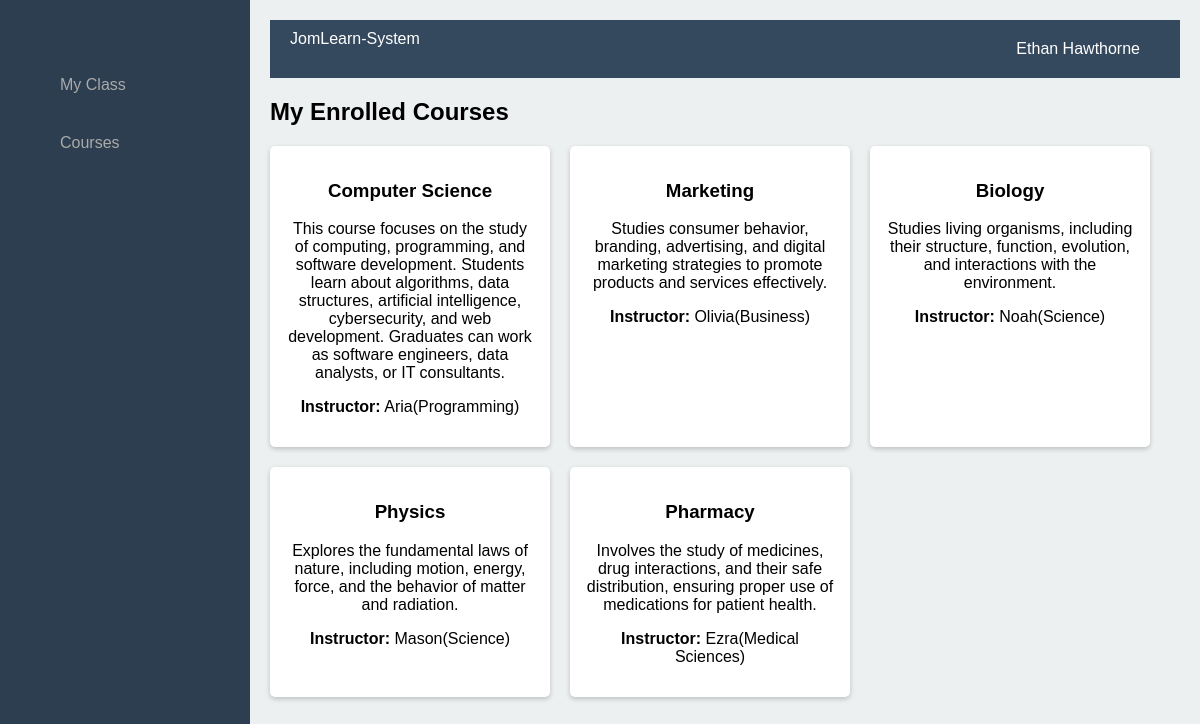
Page /myclass_student.php (signed in) on the committed database.
### tables this page shows
CREATE TABLE `courses` (
  `id` int(11) NOT NULL,
  `title` varchar(255) NOT NULL,
  `description` text NOT NULL,
  `teacher_id` int(11) NOT NULL
);

CREATE TABLE `teachers` (
  `id` int(11) NOT NULL,
  `department` varchar(255) NOT NULL,
  `name` varchar(255) NOT NULL,
  `email` varchar(255) NOT NULL,
  `password` varchar(255) NOT NULL,
  `created_at` timestamp NOT NULL DEFAULT current_timestamp()
);

### myclass_student.php (the view, shortened to what this page needs)
<?php
$servername = "localhost";
$username = "root";
$password = "";
$dbname = "assignment3";
$conn = new mysqli($servername, $username, $password, $dbname);
$student_id = $_SESSION['student_id'];
$sql = "SELECT c.id, c.title, c.description,
               t.name AS teacher_name
        FROM courses c
        JOIN student_classes sc ON c.id = sc.class_id
        JOIN teachers t ON c.teacher_id = t.id
        WHERE sc.student_id = ?";
$stmt = $conn->prepare($sql);
$stmt->bind_param("i", $student_id);
$stmt->execute();
$result = $stmt->get_result();
$course_cards = "";
if ($result->num_rows > 0) {
    while ($row = $result->fetch_assoc()) {
        $course_cards .= "
        <div class='course-card' onclick=\"window.location.href='course_details_students.php?course_id={$row['id']}'\">
            <h3>{$row['title']}</h3>
            <p>{$row['description']}</p>
            <p><strong>Instructor:</strong> {$row['teacher_name']}</p>
        </div>";
    }
} else {
    $course_cards = "<p>You have not joined any courses.</p>";
}
?>
<!DOCTYPE html>
<html lang="en">
<head>
</head>
<body>
<?php include 'bar_student.php'; ?>
<h2>My Enrolled Courses</h2>
<div class="course-container">
    <?php echo $course_cards; ?>
</div>
</body>
</html>

### myclass_student.php (style rules this page uses)
body { font-family: Arial, sans-serif; background-color: #f4f4f4; margin: 0; padding: 20px; }
.course-container { display: flex; flex-wrap: wrap; gap: 20px; }
.course-card { background: white; padding: 15px; border-radius: 5px; box-shadow: 0 2px 5px rgba(0,0,0,0.2); width: 250px; text-align: center; cursor: pointer; transition: transform 0.2s; }

### bar_student.php (style rules this page uses)
body { font-family: Arial, sans-serif; margin: 0; padding: 0; display: flex; height: 100vh; }

### rows in the picture
courses: title "Computer Science", description "This course focuses on the study of computing, programming, and software development. Students learn about algorithms, data structures, artificial intelligence, cybersecurity, and web development. Graduates can work as software engineers, data analysts, or IT consultants.", teacher.name "Aria(Programming)"
courses: title "Marketing", description "Studies consumer behavior, branding, advertising, and digital marketing strategies to promote products and services effectively.", teacher.name "Olivia(Business)"
courses: title "Biology", description "Studies living organisms, including their structure, function, evolution, and interactions with the environment.", teacher.name "Noah(Science)"
courses: title "Physics", description "Explores the fundamental laws of nature, including motion, energy, force, and the behavior of matter and radiation.", teacher.name "Mason(Science)"
courses: title "Pharmacy", description "Involves the study of medicines, drug interactions, and their safe distribution, ensuring proper use of medications for patient health.", teacher.name "Ezra(Medical Sciences)"

### other values in the picture
$_SESSION['fullname'] "Ethan Hawthorne"
